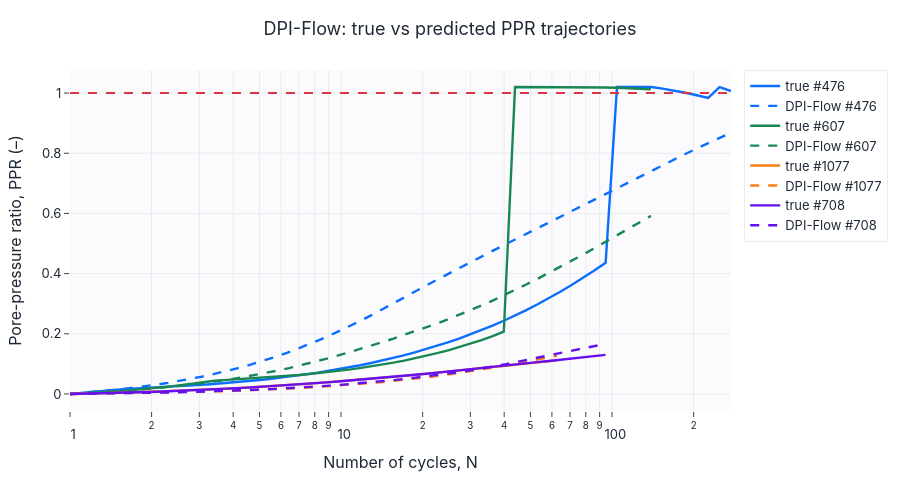

Source (notebook cell):
### Markdown cell above
## Предпросмотр предсказаний

### Code cell
test = benchmark["test"]
outputs = collect_outputs(model, test, config, device)
cycles = test["cycles"].cpu().numpy(); r_true = test["r_true"].cpu().numpy(); pred = outputs["traj_mean"]
tm = test["meta"].reset_index(drop=True)
pick = tm.sort_values("risk_score_true", ascending=False).head(2).index.tolist() + tm.sort_values("risk_score_true").head(2).index.tolist()
series = []
for k, idx in enumerate(pick):
    col = ["#0b6efd", "#198754", "#fd7e14", "#6610f2"][k]
    series.append({"x": cycles[idx], "y": r_true[idx], "name": f"true #{idx}", "color": col})
    series.append({"x": cycles[idx], "y": pred[idx], "name": f"DPI-Flow #{idx}", "color": col, "dash": "dash"})
lines(series, title="DPI-Flow: true vs predicted PPR trajectories", xlabel="Number of cycles, N",
      ylabel="Pore-pressure ratio, PPR (–)", logx=True, hline=1.0,
      save=SAVE_FIGS, fig_id="2_2_prediction_preview").show()
